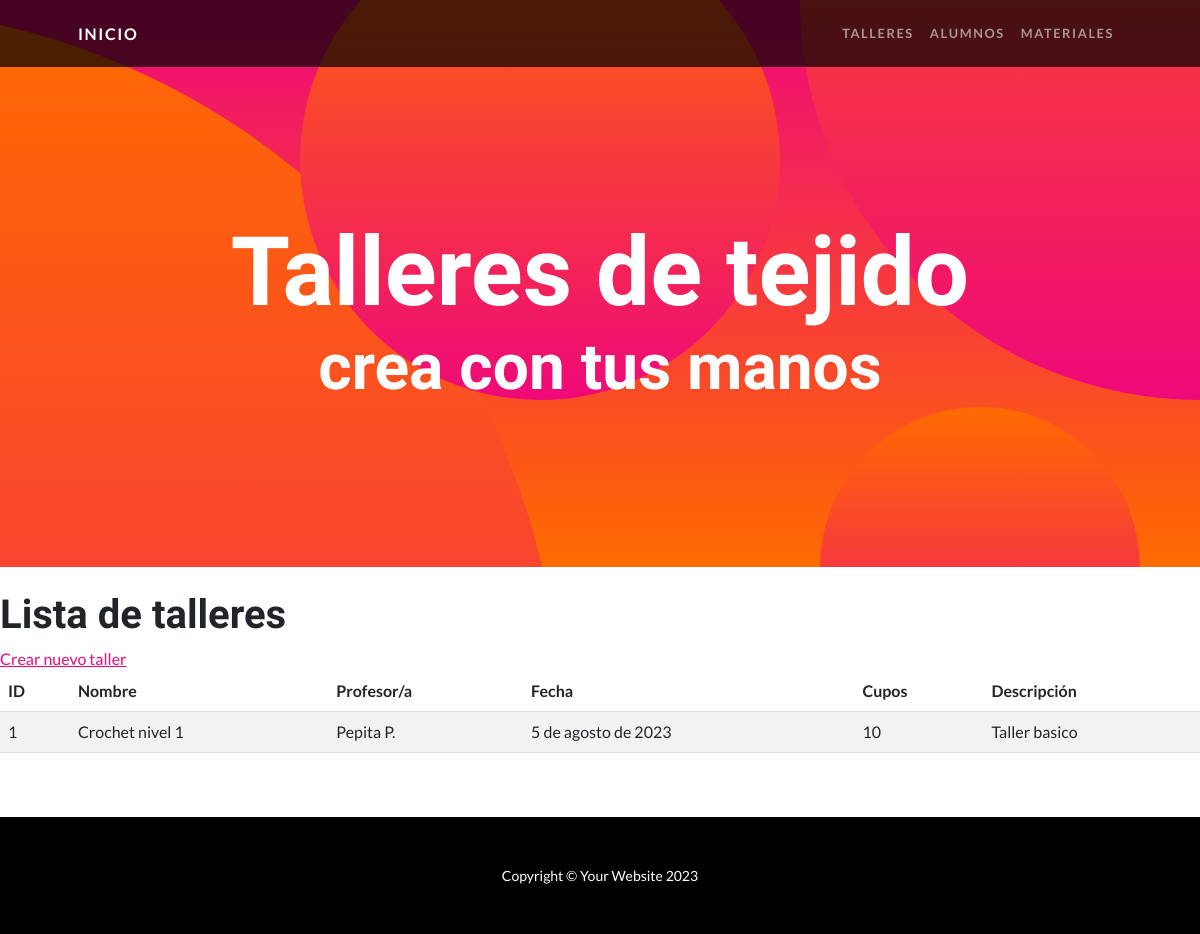
The app's page /talleres/, older data.
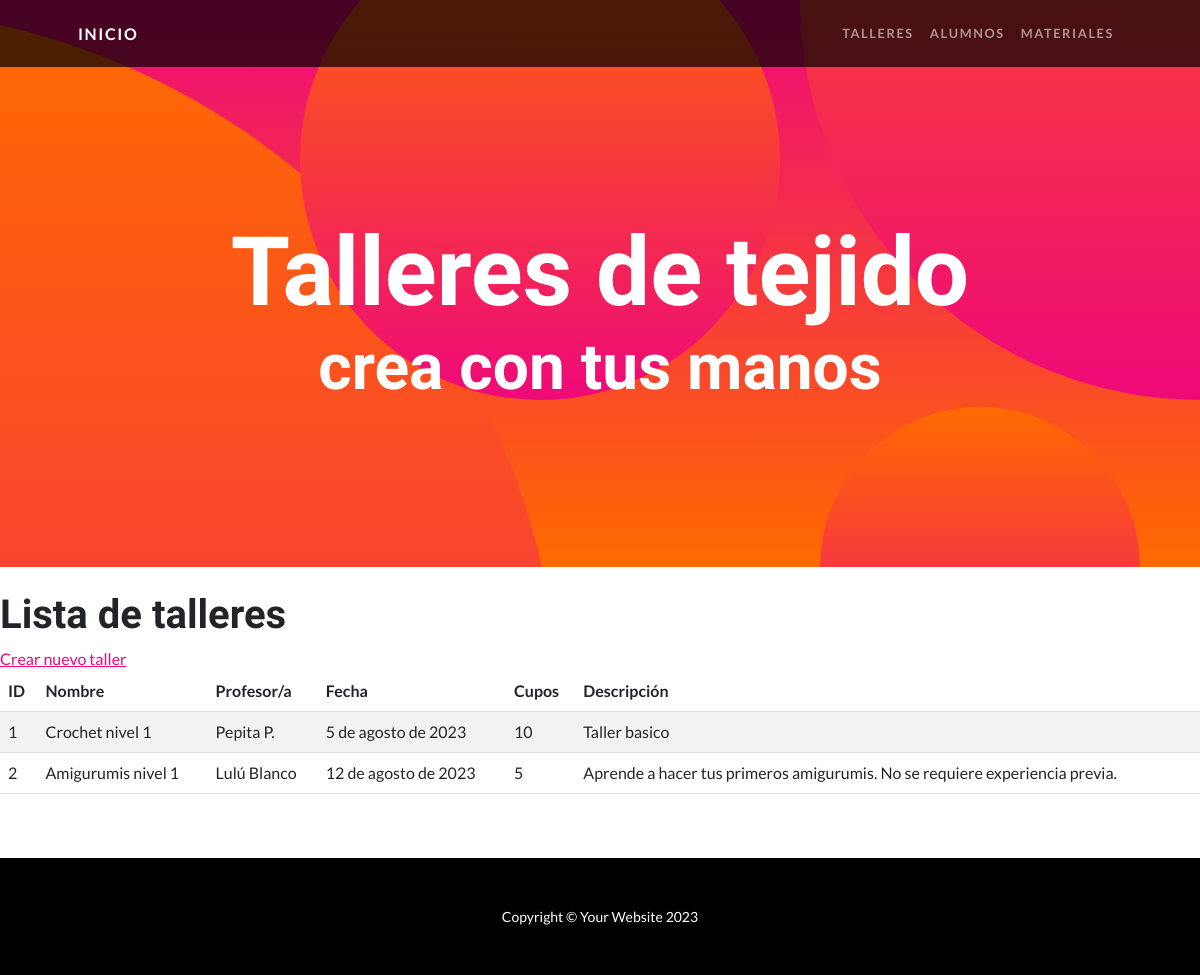
The same page, newer data.
### app/models.py (models this page shows, shortened)
class Taller(models.Model):
    nombre = models.CharField(max_length=256)
    profesor = models.CharField(max_length=256)
    fecha = models.DateField(blank=False)
    descripcion = models.TextField(blank=True)
    cupos = models.IntegerField(default=5)

### app/views.py (the view)
# urls.py: path('talleres/', TallerListView.as_view(), name="lista_talleres"),
class TallerListView(ListView):
    model= Taller
    template_name='app/lista_talleres.html'

### app/templates/app/lista_talleres.html
{% extends 'base.html' %}
{% load static %}
{% block contenido %}
<br>
<h1>Lista de talleres</h1>
<a href="{% url 'crear_taller' %}">Crear nuevo taller</a>
<br>
<table class="table table-striped">
    <thead>
        <tr>
          <th scope="col">ID</th>
          <th scope="col">Nombre</th>
          <th scope="col">Profesor/a</th>
          <th scope="col">Fecha</th>
          <th scope="col">Cupos</th>
          <th scope="col">Descripción</th>
        </tr>
    </thead>
    <tbody>
        {% for taller in object_list %}
        <tr>
          <td>{{ taller.id }}</td>
          <td>{{ taller.nombre }}</td>
          <td>{{ taller.profesor }}</td>
          <td>{{ taller.fecha }}</td>
          <td>{{ taller.cupos }}</td>
          <td>{{ taller.descripcion }}</td>
        </tr>
        {% endfor %}
    </tbody>
</table>
<br>
<br>
{% endblock contenido %}

Row changes from the older to the newer data that the page shows:
added Taller: id "2", nombre "Amigurumis nivel 1", profesor "Lulú Blanco", fecha "12 de agosto de 2023", cupos "5", descripcion "Aprende a hacer tus primeros amigurumis. No se requiere experiencia previa."
